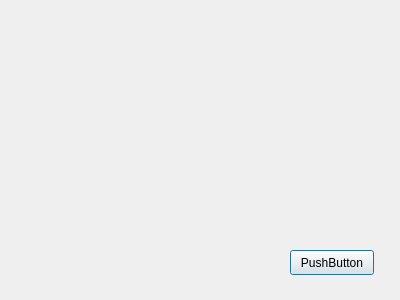
<?xml version="1.0" encoding="UTF-8"?>
<ui version="4.0">
 <class>fprincipallibro</class>
 <widget class="QDialog" name="fprincipallibro">
  <property name="geometry">
   <rect>
    <x>0</x>
    <y>0</y>
    <width>400</width>
    <height>300</height>
   </rect>
  </property>
  <property name="windowTitle">
   <string>Dialog</string>
  </property>
  <widget class="QPushButton" name="pushButton">
   <property name="geometry">
    <rect>
     <x>290</x>
     <y>250</y>
     <width>84</width>
     <height>25</height>
    </rect>
   </property>
   <property name="text">
    <string>PushButton</string>
   </property>
  </widget>
 </widget>
 <resources/>
 <connections/>
</ui>
